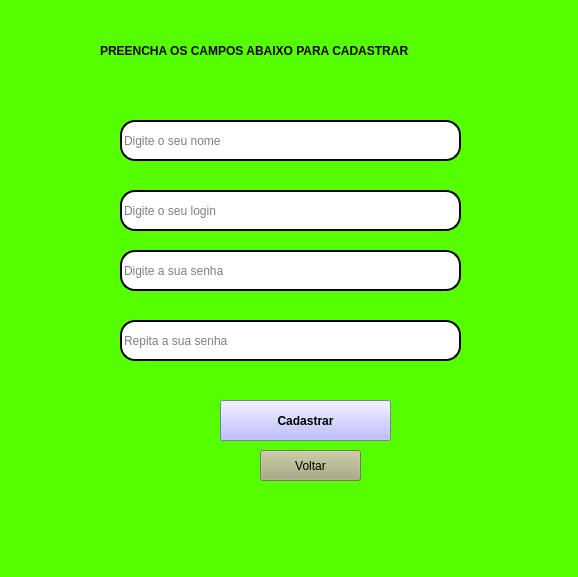
<?xml version="1.0" encoding="UTF-8"?>
<ui version="4.0">
 <class>MainWindow</class>
 <widget class="QMainWindow" name="MainWindow">
  <property name="geometry">
   <rect>
    <x>0</x>
    <y>0</y>
    <width>578</width>
    <height>577</height>
   </rect>
  </property>
  <property name="windowTitle">
   <string>MainWindow</string>
  </property>
  <property name="styleSheet">
   <string notr="true">background-color: rgb(85, 255, 0);</string>
  </property>
  <widget class="QWidget" name="centralwidget">
   <widget class="QLabel" name="label">
    <property name="geometry">
     <rect>
      <x>100</x>
      <y>20</y>
      <width>391</width>
      <height>61</height>
     </rect>
    </property>
    <property name="font">
     <font>
      <pointsize>9</pointsize>
      <weight>75</weight>
      <bold>true</bold>
     </font>
    </property>
    <property name="text">
     <string>PREENCHA OS CAMPOS ABAIXO PARA CADASTRAR</string>
    </property>
   </widget>
   <widget class="QLineEdit" name="lineEdit">
    <property name="geometry">
     <rect>
      <x>120</x>
      <y>120</y>
      <width>341</width>
      <height>41</height>
     </rect>
    </property>
    <property name="styleSheet">
     <string notr="true">background-color:rgb(255,  255, 255);
border-radius: 15px;
border-style: outset;
border-width: 2px;</string>
    </property>
    <property name="inputMask">
     <string/>
    </property>
    <property name="dragEnabled">
     <bool>false</bool>
    </property>
    <property name="placeholderText">
     <string>Digite o seu nome</string>
    </property>
   </widget>
   <widget class="QLineEdit" name="lineEdit_2">
    <property name="geometry">
     <rect>
      <x>120</x>
      <y>190</y>
      <width>341</width>
      <height>41</height>
     </rect>
    </property>
    <property name="styleSheet">
     <string notr="true">background-color:rgb(255,  255, 255);
border-radius: 15px;
border-style: outset;
border-width: 2px;</string>
    </property>
    <property name="placeholderText">
     <string>Digite o seu login</string>
    </property>
   </widget>
   <widget class="QLineEdit" name="lineEdit_3">
    <property name="geometry">
     <rect>
      <x>120</x>
      <y>250</y>
      <width>341</width>
      <height>41</height>
     </rect>
    </property>
    <property name="styleSheet">
     <string notr="true">background-color:rgb(255,  255, 255);
border-radius: 15px;
border-style: outset;
border-width: 2px;</string>
    </property>
    <property name="echoMode">
     <enum>QLineEdit::Password</enum>
    </property>
    <property name="placeholderText">
     <string>Digite a sua senha</string>
    </property>
   </widget>
   <widget class="QLineEdit" name="lineEdit_4">
    <property name="geometry">
     <rect>
      <x>120</x>
      <y>320</y>
      <width>341</width>
      <height>41</height>
     </rect>
    </property>
    <property name="styleSheet">
     <string notr="true">background-color:rgb(255,  255, 255);
border-radius: 15px;
border-style: outset;
border-width: 2px;</string>
    </property>
    <property name="echoMode">
     <enum>QLineEdit::Password</enum>
    </property>
    <property name="placeholderText">
     <string>Repita a sua senha</string>
    </property>
   </widget>
   <widget class="QPushButton" name="pushButton">
    <property name="geometry">
     <rect>
      <x>220</x>
      <y>400</y>
      <width>171</width>
      <height>41</height>
     </rect>
    </property>
    <property name="font">
     <font>
      <pointsize>9</pointsize>
      <weight>75</weight>
      <bold>true</bold>
     </font>
    </property>
    <property name="styleSheet">
     <string notr="true">background-color: rgb(170, 170, 255);</string>
    </property>
    <property name="text">
     <string>Cadastrar</string>
    </property>
   </widget>
   <widget class="QLabel" name="label_2">
    <property name="geometry">
     <rect>
      <x>180</x>
      <y>370</y>
      <width>241</width>
      <height>20</height>
     </rect>
    </property>
    <property name="font">
     <font>
      <pointsize>9</pointsize>
     </font>
    </property>
    <property name="text">
     <string/>
    </property>
   </widget>
   <widget class="QPushButton" name="pushButton_2">
    <property name="geometry">
     <rect>
      <x>260</x>
      <y>450</y>
      <width>101</width>
      <height>31</height>
     </rect>
    </property>
    <property name="styleSheet">
     <string notr="true">background-color: rgb(170, 170, 127);</string>
    </property>
    <property name="text">
     <string>Voltar</string>
    </property>
   </widget>
  </widget>
  <widget class="QMenuBar" name="menubar">
   <property name="geometry">
    <rect>
     <x>0</x>
     <y>0</y>
     <width>578</width>
     <height>26</height>
    </rect>
   </property>
  </widget>
  <widget class="QStatusBar" name="statusbar"/>
 </widget>
 <resources/>
 <connections/>
</ui>
